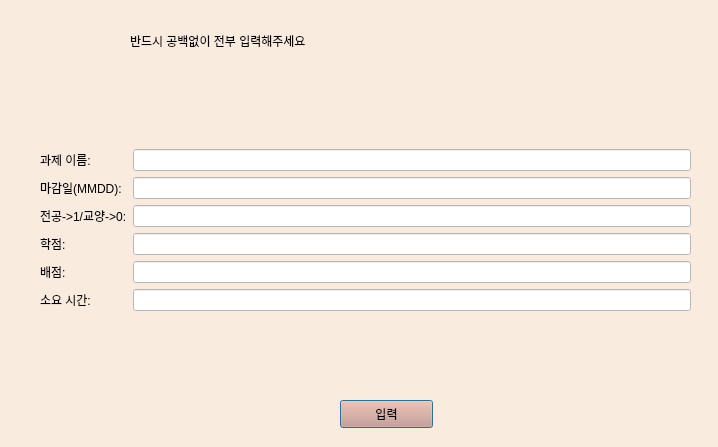
<?xml version="1.0" encoding="UTF-8"?>
<ui version="4.0">
 <class>Dialog</class>
 <widget class="QDialog" name="Dialog">
  <property name="geometry">
   <rect>
    <x>0</x>
    <y>0</y>
    <width>718</width>
    <height>447</height>
   </rect>
  </property>
  <property name="windowTitle">
   <string>Dialog</string>
  </property>
  <property name="styleSheet">
   <string notr="true">background-color:rgb(250, 235, 223);</string>
  </property>
  <widget class="QPushButton" name="btn_input">
   <property name="geometry">
    <rect>
     <x>340</x>
     <y>400</y>
     <width>93</width>
     <height>28</height>
    </rect>
   </property>
   <property name="styleSheet">
    <string notr="true">background-color: rgb(212, 149, 128);
font: 75 11pt &quot;G마켓 산스 TTF Bold&quot;;</string>
   </property>
   <property name="text">
    <string>입력</string>
   </property>
  </widget>
  <widget class="QLabel" name="label">
   <property name="geometry">
    <rect>
     <x>130</x>
     <y>20</y>
     <width>481</width>
     <height>41</height>
    </rect>
   </property>
   <property name="styleSheet">
    <string notr="true">font: 75 18pt &quot;G마켓 산스 TTF Bold&quot;;</string>
   </property>
   <property name="text">
    <string>반드시 공백없이 전부 입력해주세요</string>
   </property>
  </widget>
  <widget class="QWidget" name="gridLayoutWidget">
   <property name="geometry">
    <rect>
     <x>40</x>
     <y>80</y>
     <width>651</width>
     <height>301</height>
    </rect>
   </property>
   <layout class="QGridLayout" name="gridLayout">
    <item row="0" column="0">
     <layout class="QVBoxLayout" name="verticalLayout_2">
      <item>
       <widget class="QLabel" name="lbl_question_3">
        <property name="styleSheet">
         <string notr="true">font: 75 9pt &quot;G마켓 산스 TTF Bold&quot;;</string>
        </property>
        <property name="text">
         <string>과제 이름:</string>
        </property>
       </widget>
      </item>
      <item>
       <widget class="QLabel" name="lbl_question_6">
        <property name="styleSheet">
         <string notr="true">font: 75 9pt &quot;G마켓 산스 TTF Bold&quot;;</string>
        </property>
        <property name="text">
         <string>마감일(MMDD):</string>
        </property>
       </widget>
      </item>
      <item>
       <widget class="QLabel" name="lbl_question_2">
        <property name="styleSheet">
         <string notr="true">font: 75 9pt &quot;G마켓 산스 TTF Bold&quot;;</string>
        </property>
        <property name="text">
         <string>전공-&gt;1/교양-&gt;0:</string>
        </property>
       </widget>
      </item>
      <item>
       <widget class="QLabel" name="lbl_question_5">
        <property name="styleSheet">
         <string notr="true">font: 75 9pt &quot;G마켓 산스 TTF Bold&quot;;</string>
        </property>
        <property name="text">
         <string>학점:</string>
        </property>
       </widget>
      </item>
      <item>
       <widget class="QLabel" name="lbl_question_4">
        <property name="styleSheet">
         <string notr="true">font: 75 9pt &quot;G마켓 산스 TTF Bold&quot;;</string>
        </property>
        <property name="text">
         <string>배점:</string>
        </property>
       </widget>
      </item>
      <item>
       <widget class="QLabel" name="lbl_question">
        <property name="styleSheet">
         <string notr="true">font: 75 9pt &quot;G마켓 산스 TTF Bold&quot;;</string>
        </property>
        <property name="text">
         <string>소요 시간:</string>
        </property>
       </widget>
      </item>
     </layout>
    </item>
    <item row="0" column="1">
     <layout class="QVBoxLayout" name="verticalLayout">
      <item>
       <widget class="QLineEdit" name="lineEdit_inputname">
        <property name="styleSheet">
         <string notr="true">background-color: rgb(255, 255, 255);</string>
        </property>
       </widget>
      </item>
      <item>
       <widget class="QLineEdit" name="lineEdit_duedate">
        <property name="styleSheet">
         <string notr="true">background-color: rgb(255, 255, 255);</string>
        </property>
       </widget>
      </item>
      <item>
       <widget class="QLineEdit" name="lineEdit_major">
        <property name="styleSheet">
         <string notr="true">background-color: rgb(255, 255, 255);</string>
        </property>
       </widget>
      </item>
      <item>
       <widget class="QLineEdit" name="lineEdit_class">
        <property name="styleSheet">
         <string notr="true">background-color: rgb(255, 255, 255);</string>
        </property>
       </widget>
      </item>
      <item>
       <widget class="QLineEdit" name="lineEdit_score">
        <property name="styleSheet">
         <string notr="true">background-color: rgb(255, 255, 255);</string>
        </property>
       </widget>
      </item>
      <item>
       <widget class="QLineEdit" name="lineEdit_timetaking">
        <property name="styleSheet">
         <string notr="true">background-color: rgb(255, 255, 255);</string>
        </property>
       </widget>
      </item>
     </layout>
    </item>
   </layout>
  </widget>
 </widget>
 <resources/>
 <connections/>
</ui>
